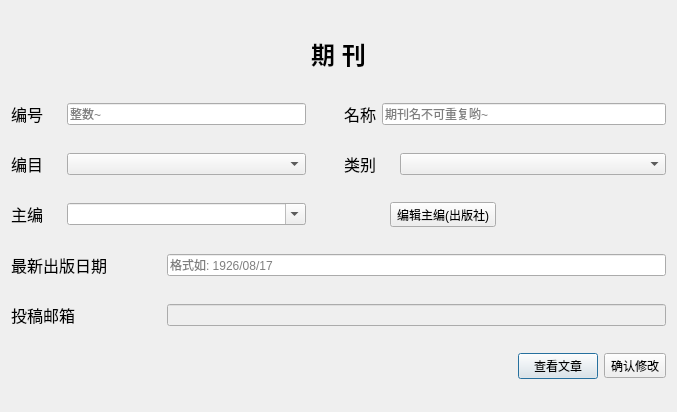
<?xml version="1.0" encoding="UTF-8"?>
<ui version="4.0">
 <class>DJournalInfo</class>
 <widget class="QDialog" name="DJournalInfo">
  <property name="geometry">
   <rect>
    <x>0</x>
    <y>0</y>
    <width>677</width>
    <height>412</height>
   </rect>
  </property>
  <property name="minimumSize">
   <size>
    <width>550</width>
    <height>330</height>
   </size>
  </property>
  <property name="maximumSize">
   <size>
    <width>900</width>
    <height>600</height>
   </size>
  </property>
  <property name="windowTitle">
   <string>期刊详情</string>
  </property>
  <layout class="QVBoxLayout" name="verticalLayout" stretch="0,0,0,0,0,0,0">
   <item>
    <widget class="QLabel" name="label_title">
     <property name="sizePolicy">
      <sizepolicy hsizetype="Preferred" vsizetype="Preferred">
       <horstretch>0</horstretch>
       <verstretch>0</verstretch>
      </sizepolicy>
     </property>
     <property name="minimumSize">
      <size>
       <width>6</width>
       <height>0</height>
      </size>
     </property>
     <property name="maximumSize">
      <size>
       <width>16777215</width>
       <height>45</height>
      </size>
     </property>
     <property name="text">
      <string>&lt;html&gt;&lt;head/&gt;&lt;body&gt;&lt;p align=&quot;center&quot;&gt;&lt;span style=&quot; font-size:18pt; font-weight:600;&quot;&gt;期 刊&lt;/span&gt;&lt;/p&gt;&lt;/body&gt;&lt;/html&gt;</string>
     </property>
     <property name="textFormat">
      <enum>Qt::RichText</enum>
     </property>
    </widget>
   </item>
   <item>
    <layout class="QHBoxLayout" name="horizontalLayout_8" stretch="10,1,10">
     <item>
      <layout class="QHBoxLayout" name="horizontalLayout_5">
       <item>
        <widget class="QLabel" name="label_id">
         <property name="maximumSize">
          <size>
           <width>50</width>
           <height>16777215</height>
          </size>
         </property>
         <property name="text">
          <string>&lt;html&gt;&lt;head/&gt;&lt;body&gt;&lt;p&gt;&lt;span style=&quot; font-size:12pt;&quot;&gt;编号&lt;/span&gt;&lt;/p&gt;&lt;/body&gt;&lt;/html&gt;</string>
         </property>
        </widget>
       </item>
       <item>
        <widget class="QLineEdit" name="line_id">
         <property name="enabled">
          <bool>true</bool>
         </property>
         <property name="maximumSize">
          <size>
           <width>239</width>
           <height>16777215</height>
          </size>
         </property>
         <property name="placeholderText">
          <string>整数~</string>
         </property>
        </widget>
       </item>
      </layout>
     </item>
     <item>
      <spacer name="horizontalSpacer_2">
       <property name="orientation">
        <enum>Qt::Horizontal</enum>
       </property>
       <property name="sizeHint" stdset="0">
        <size>
         <width>40</width>
         <height>20</height>
        </size>
       </property>
      </spacer>
     </item>
     <item>
      <layout class="QHBoxLayout" name="horizontalLayout_4">
       <item>
        <widget class="QLabel" name="label_name">
         <property name="text">
          <string>&lt;html&gt;&lt;head/&gt;&lt;body&gt;&lt;p&gt;&lt;span style=&quot; font-size:12pt;&quot;&gt;名称&lt;/span&gt;&lt;/p&gt;&lt;/body&gt;&lt;/html&gt;</string>
         </property>
        </widget>
       </item>
       <item>
        <widget class="QLineEdit" name="line_name">
         <property name="placeholderText">
          <string>期刊名不可重复哟~</string>
         </property>
        </widget>
       </item>
      </layout>
     </item>
    </layout>
   </item>
   <item>
    <layout class="QHBoxLayout" name="horizontalLayout_9" stretch="10,1,10">
     <item>
      <layout class="QHBoxLayout" name="horizontalLayout">
       <item>
        <widget class="QLabel" name="label_catalog">
         <property name="minimumSize">
          <size>
           <width>0</width>
           <height>0</height>
          </size>
         </property>
         <property name="maximumSize">
          <size>
           <width>50</width>
           <height>16777215</height>
          </size>
         </property>
         <property name="text">
          <string>&lt;html&gt;&lt;head/&gt;&lt;body&gt;&lt;p&gt;&lt;span style=&quot; font-size:12pt;&quot;&gt;编目&lt;/span&gt;&lt;/p&gt;&lt;/body&gt;&lt;/html&gt;</string>
         </property>
        </widget>
       </item>
       <item>
        <widget class="QComboBox" name="cmbox_catalog">
         <property name="sizePolicy">
          <sizepolicy hsizetype="Minimum" vsizetype="Fixed">
           <horstretch>0</horstretch>
           <verstretch>0</verstretch>
          </sizepolicy>
         </property>
         <property name="maximumSize">
          <size>
           <width>239</width>
           <height>16777215</height>
          </size>
         </property>
        </widget>
       </item>
      </layout>
     </item>
     <item>
      <spacer name="horizontalSpacer_3">
       <property name="orientation">
        <enum>Qt::Horizontal</enum>
       </property>
       <property name="sizeType">
        <enum>QSizePolicy::Preferred</enum>
       </property>
       <property name="sizeHint" stdset="0">
        <size>
         <width>40</width>
         <height>20</height>
        </size>
       </property>
      </spacer>
     </item>
     <item>
      <layout class="QHBoxLayout" name="horizontalLayout_3">
       <item>
        <widget class="QLabel" name="label_type">
         <property name="minimumSize">
          <size>
           <width>20</width>
           <height>0</height>
          </size>
         </property>
         <property name="maximumSize">
          <size>
           <width>50</width>
           <height>16777215</height>
          </size>
         </property>
         <property name="text">
          <string>&lt;html&gt;&lt;head/&gt;&lt;body&gt;&lt;p&gt;&lt;span style=&quot; font-size:12pt;&quot;&gt;类别&lt;/span&gt;&lt;/p&gt;&lt;/body&gt;&lt;/html&gt;</string>
         </property>
        </widget>
       </item>
       <item>
        <widget class="QComboBox" name="cmbox_type">
         <property name="enabled">
          <bool>true</bool>
         </property>
         <property name="minimumSize">
          <size>
           <width>50</width>
           <height>0</height>
          </size>
         </property>
        </widget>
       </item>
      </layout>
     </item>
    </layout>
   </item>
   <item>
    <layout class="QHBoxLayout" name="horizontalLayout_10" stretch="0">
     <item>
      <layout class="QHBoxLayout" name="horizontalLayout_2" stretch="10,30,5,0,11">
       <item>
        <widget class="QLabel" name="label_editor">
         <property name="maximumSize">
          <size>
           <width>50</width>
           <height>16777215</height>
          </size>
         </property>
         <property name="text">
          <string>&lt;html&gt;&lt;head/&gt;&lt;body&gt;&lt;p&gt;&lt;span style=&quot; font-size:12pt;&quot;&gt;主编&lt;/span&gt;&lt;/p&gt;&lt;/body&gt;&lt;/html&gt;</string>
         </property>
        </widget>
       </item>
       <item>
        <widget class="QComboBox" name="cmb_editor">
         <property name="sizePolicy">
          <sizepolicy hsizetype="Minimum" vsizetype="Fixed">
           <horstretch>0</horstretch>
           <verstretch>0</verstretch>
          </sizepolicy>
         </property>
         <property name="maximumSize">
          <size>
           <width>239</width>
           <height>16777215</height>
          </size>
         </property>
         <property name="editable">
          <bool>true</bool>
         </property>
        </widget>
       </item>
       <item>
        <spacer name="horizontalSpacer_4">
         <property name="orientation">
          <enum>Qt::Horizontal</enum>
         </property>
         <property name="sizeType">
          <enum>QSizePolicy::Preferred</enum>
         </property>
         <property name="sizeHint" stdset="0">
          <size>
           <width>40</width>
           <height>20</height>
          </size>
         </property>
        </spacer>
       </item>
       <item>
        <widget class="QToolButton" name="btn_editor">
         <property name="sizePolicy">
          <sizepolicy hsizetype="Preferred" vsizetype="Fixed">
           <horstretch>0</horstretch>
           <verstretch>0</verstretch>
          </sizepolicy>
         </property>
         <property name="maximumSize">
          <size>
           <width>16777215</width>
           <height>16777215</height>
          </size>
         </property>
         <property name="text">
          <string>编辑主编(出版社)</string>
         </property>
         <property name="icon">
          <iconset resource="MainWin.qrc">
           <normaloff>:/Icon/Resources/图标/editor.ico</normaloff>:/Icon/Resources/图标/editor.ico</iconset>
         </property>
         <property name="toolButtonStyle">
          <enum>Qt::ToolButtonTextBesideIcon</enum>
         </property>
        </widget>
       </item>
       <item>
        <spacer name="horizontalSpacer_5">
         <property name="orientation">
          <enum>Qt::Horizontal</enum>
         </property>
         <property name="sizeHint" stdset="0">
          <size>
           <width>40</width>
           <height>20</height>
          </size>
         </property>
        </spacer>
       </item>
      </layout>
     </item>
    </layout>
   </item>
   <item>
    <layout class="QHBoxLayout" name="horizontalLayout_6">
     <item>
      <widget class="QLabel" name="label_date">
       <property name="minimumSize">
        <size>
         <width>150</width>
         <height>0</height>
        </size>
       </property>
       <property name="text">
        <string>&lt;html&gt;&lt;head/&gt;&lt;body&gt;&lt;p&gt;&lt;span style=&quot; font-size:12pt;&quot;&gt;最新出版日期&lt;/span&gt;&lt;/p&gt;&lt;/body&gt;&lt;/html&gt;</string>
       </property>
      </widget>
     </item>
     <item>
      <widget class="QLineEdit" name="line_date">
       <property name="inputMethodHints">
        <set>Qt::ImhDate</set>
       </property>
       <property name="text">
        <string/>
       </property>
       <property name="placeholderText">
        <string>格式如: 1926/08/17</string>
       </property>
      </widget>
     </item>
    </layout>
   </item>
   <item>
    <layout class="QHBoxLayout" name="horizontalLayout_7">
     <item>
      <widget class="QLabel" name="label_email">
       <property name="minimumSize">
        <size>
         <width>150</width>
         <height>0</height>
        </size>
       </property>
       <property name="text">
        <string>&lt;html&gt;&lt;head/&gt;&lt;body&gt;&lt;p&gt;&lt;span style=&quot; font-size:12pt;&quot;&gt;投稿邮箱&lt;/span&gt;&lt;/p&gt;&lt;/body&gt;&lt;/html&gt;</string>
       </property>
      </widget>
     </item>
     <item>
      <widget class="QLineEdit" name="line_email">
       <property name="enabled">
        <bool>false</bool>
       </property>
      </widget>
     </item>
    </layout>
   </item>
   <item>
    <layout class="QHBoxLayout" name="horizontalLayout_11">
     <item>
      <spacer name="horizontalSpacer">
       <property name="orientation">
        <enum>Qt::Horizontal</enum>
       </property>
       <property name="sizeHint" stdset="0">
        <size>
         <width>148</width>
         <height>20</height>
        </size>
       </property>
      </spacer>
     </item>
     <item>
      <widget class="QPushButton" name="btn_paper">
       <property name="text">
        <string>查看文章</string>
       </property>
       <property name="icon">
        <iconset resource="MainWin.qrc">
         <normaloff>:/Icon/Resources/图标/page_128px_535768_easyicon.net.png</normaloff>:/Icon/Resources/图标/page_128px_535768_easyicon.net.png</iconset>
       </property>
      </widget>
     </item>
     <item>
      <widget class="QToolButton" name="btn_confirm">
       <property name="text">
        <string>确认修改</string>
       </property>
       <property name="icon">
        <iconset resource="MainWin.qrc">
         <normaloff>:/Icon/Resources/图标/accept_approve_comfirm_ok_tick_yes.png</normaloff>:/Icon/Resources/图标/accept_approve_comfirm_ok_tick_yes.png</iconset>
       </property>
       <property name="toolButtonStyle">
        <enum>Qt::ToolButtonTextBesideIcon</enum>
       </property>
      </widget>
     </item>
    </layout>
   </item>
  </layout>
 </widget>
 <layoutdefault spacing="6" margin="11"/>
 <resources>
  <include location="MainWin.qrc"/>
 </resources>
 <connections/>
</ui>
